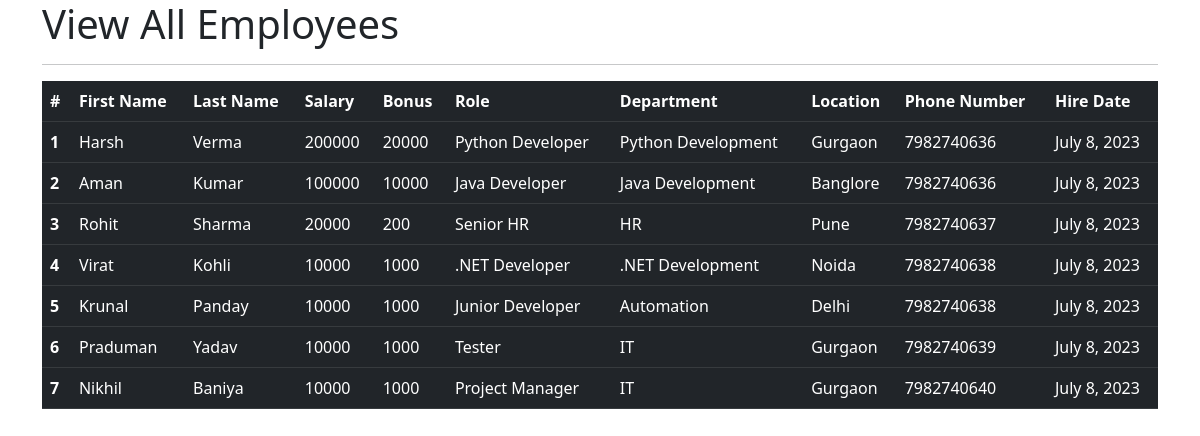
The page /viewEmp on the database its author committed.
### employeeApp/models.py (models this page shows, shortened)
class Employee(models.Model):
    firstName = models.CharField(max_length=100, null=False)
    lastName = models.CharField(max_length=100, null=False)
    dept = models.ForeignKey(Department, on_delete=models.CASCADE)
    salary = models.IntegerField(default=0)
    bonus = models.IntegerField(default=0)
    role = models.ForeignKey(Role, on_delete=models.CASCADE)
    phone = models.IntegerField(default=0)
    joiningDate = models.DateField()

class Role(models.Model):
    name = models.CharField(max_length=100, null=False)

class Department(models.Model):
    name = models.CharField(max_length=100, null=False)
    location = models.CharField(max_length=100, null=False)

### employeeApp/views.py (the view)
# urls.py: path("viewEmp", views.viewEmp, name="viewEmp"),
def viewEmp(request):
    emps = Employee.objects.all()
    context = {"emps": emps}
    return render(request, "viewEmp.html", context)

### employeeApp/templates/viewEmp.html (shortened to what this page needs)
<!DOCTYPE html>
<html lang="en">
  <head>
    <link
      href="https://cdn.jsdelivr.net/npm/bootstrap@5.3.0/dist/css/bootstrap.min.css"
      rel="stylesheet"
    />
  </head>
  <body>
    <div class="container">
      <h1>View All Employees</h1>
      <hr />
      <table class="table table-dark">
        <thead class="thead-dark">
          <tr>
            <th scope="col">#</th>
            <th scope="col">First Name</th>
            <th scope="col">Last Name</th>
            <th scope="col">Salary</th>
            <th scope="col">Bonus</th>
            <th scope="col">Role</th>
            <th scope="col">Department</th>
            <th scope="col">Location</th>
            <th scope="col">Phone Number</th>
            <th scope="col">Hire Date</th>
          </tr>
        </thead>
        {% for emp in emps%}
        <tbody>
          <tr>
            <th scope="row">{{emp.id}}</th>
            <td>{{emp.firstName}}</td>
            <td>{{emp.lastName}}</td>
            <td>{{emp.salary}}</td>
            <td>{{emp.bonus}}</td>
            <td>{{emp.role.name}}</td>
            <td>{{emp.dept.name}}</td>
            <td>{{emp.dept.location}}</td>
            <td>{{emp.phone}}</td>
            <td>{{emp.joiningDate}}</td>
          </tr>
        </tbody>
        {% endfor %}
      </table>
    </div>
  </body>
</html>

### rows shown on the page
Employee: id "1", firstName "Harsh", lastName "Verma", salary "200000", bonus "20000", role.name "Python Developer", dept.name "Python Development", dept.location "Gurgaon", phone "7982740636", joiningDate "July 8, 2023"
Employee: id "2", firstName "Aman", lastName "Kumar", salary "100000", bonus "10000", role.name "Java Developer", dept.name "Java Development", dept.location "Banglore", phone "7982740636", joiningDate "July 8, 2023"
Employee: id "3", firstName "Rohit", lastName "Sharma", salary "20000", bonus "200", role.name "Senior HR", dept.name "HR", dept.location "Pune", phone "7982740637", joiningDate "July 8, 2023"
Employee: id "4", firstName "Virat", lastName "Kohli", salary "10000", bonus "1000", role.name ".NET Developer", dept.name ".NET Development", dept.location "Noida", phone "7982740638", joiningDate "July 8, 2023"
Employee: id "5", firstName "Krunal", lastName "Panday", salary "10000", bonus "1000", role.name "Junior Developer", dept.name "Automation", dept.location "Delhi", phone "7982740638", joiningDate "July 8, 2023"
Employee: id "6", firstName "Praduman", lastName "Yadav", salary "10000", bonus "1000", role.name "Tester", dept.name "IT", dept.location "Gurgaon", phone "7982740639", joiningDate "July 8, 2023"
Employee: id "7", firstName "Nikhil", lastName "Baniya", salary "10000", bonus "1000", role.name "Project Manager", dept.name "IT", dept.location "Gurgaon", phone "7982740640", joiningDate "July 8, 2023"
